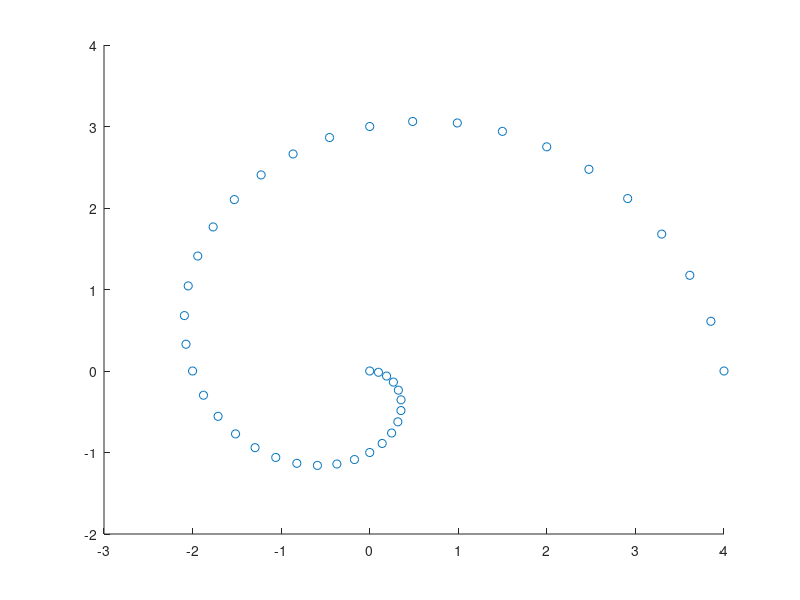

MATLAB code to generate this figure:
clear all;

M=4;
%generate array of original signal
mag=transpose(0:0.1:M);
sig_ind=transpose([0:0.1:M]);
original_signal=exp(-1j*2*pi/M*(sig_ind)).*mag;

x=transpose(real(original_signal));
y=transpose(imag(original_signal));

scatter(x,y);